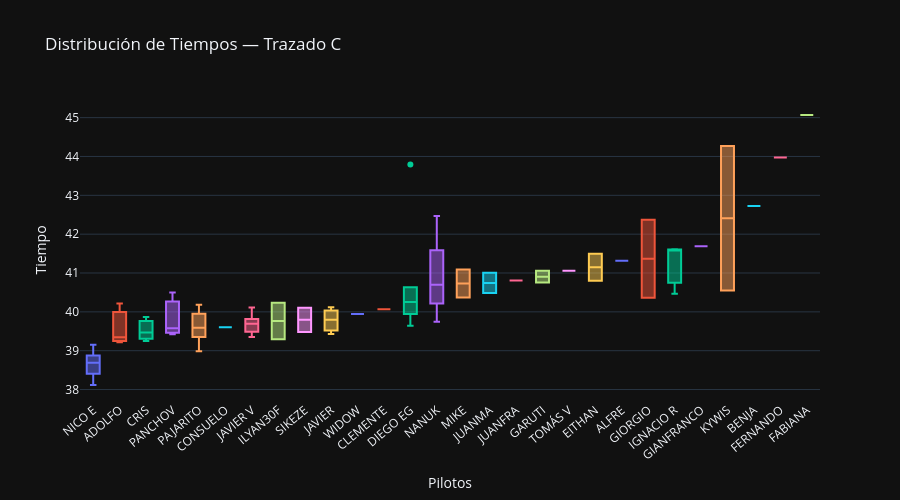

The notebook cell saved with this chart:
### Code cell
order_by_median = (
    df_long[df_long['Trazado'] == 'C']
    .groupby('Pilotos')['Tiempo'].median()
    .sort_values().index.tolist()
)

fig10 = px.box(
    df_long[df_long['Trazado'] == 'C'],
    x='Pilotos', y='Tiempo',
    category_orders={'Pilotos': order_by_median},
    color='Pilotos',
    title='Distribución de Tiempos — Trazado C',
    points='outliers'
)
fig10.update_layout(showlegend=False, xaxis_tickangle=-40, height=500)
fig10.show()

### Figure 1 — Plotly figure (JSON) as saved in the notebook; plotly's stock layout.template omitted (floating-point values rounded to 4 significant figures)
{"data": [{"alignmentgroup": "True", "boxpoints": "outliers", "hovertemplate": "Pilotos=%{x}<br>Tiempo=%{y}<extra></extra>", "legendgroup": "NICO E", "marker": {"color": "#636efa"}, "name": "NICO E", "notched": false, "offsetgroup": "NICO E", "orientation": "v", "showlegend": true, "type": "box", "x": ["NICO E", "NICO E", "NICO E", "NICO E", "NICO E", "NICO E", "NICO E"], "x0": " ", "xaxis": "x", "y": [38.12, 38.69, 38.92, 38.67, 38.31, 39.15, 38.76], "y0": " ", "yaxis": "y"}, {"alignmentgroup": "True", "boxpoints": "outliers", "hovertemplate": "Pilotos=%{x}<br>Tiempo=%{y}<extra></extra>", "legendgroup": "ADOLFO", "marker": {"color": "#EF553B"}, "name": "ADOLFO", "notched": false, "offsetgroup": "ADOLFO", "orientation": "v", "showlegend": true, "type": "box", "x": ["ADOLFO", "ADOLFO", "ADOLFO"], "x0": " ", "xaxis": "x", "y": [40.21, 39.22, 39.35], "y0": " ", "yaxis": "y"}, {"alignmentgroup": "True", "boxpoints": "outliers", "hovertemplate": "Pilotos=%{x}<br>Tiempo=%{y}<extra></extra>", "legendgroup": "CRIS", "marker": {"color": "#00cc96"}, "name": "CRIS", "notched": false, "offsetgroup": "CRIS", "orientation": "v", "showlegend": true, "type": "box", "x": ["CRIS", "CRIS", "CRIS"], "x0": " ", "xaxis": "x", "y": [39.25, 39.87, 39.47], "y0": " ", "yaxis": "y"}, {"alignmentgroup": "True", "boxpoints": "outliers", "hovertemplate": "Pilotos=%{x}<br>Tiempo=%{y}<extra></extra>", "legendgroup": "PANCHOV", "marker": {"color": "#ab63fa"}, "name": "PANCHOV", "notched": false, "offsetgroup": "PANCHOV", "orientation": "v", "showlegend": true, "type": "box", "x": ["PANCHOV", "PANCHOV", "PANCHOV"], "x0": " ", "xaxis": "x", "y": [40.5, 39.58, 39.42], "y0": " ", "yaxis": "y"}, {"alignmentgroup": "True", "boxpoints": "outliers", "hovertemplate": "Pilotos=%{x}<br>Tiempo=%{y}<extra></extra>", "legendgroup": "PAJARITO", "marker": {"color": "#FFA15A"}, "name": "PAJARITO", "notched": false, "offsetgroup": "PAJARITO", "orientation": "v", "showlegend": true, "type": "box", "x": ["PAJARITO", "PAJARITO", "PAJARITO", "PAJARITO", "PAJARITO", "PAJARITO"], "x0": " ", "xaxis": "x", "y": [39.57, 39.35, 40.18, 38.99, 39.95, 39.61], "y0": " ", "yaxis": "y"}, {"alignmentgroup": "True", "boxpoints": "outliers", "hovertemplate": "Pilotos=%{x}<br>Tiempo=%{y}<extra></extra>", "legendgroup": "CONSUELO", "marker": {"color": "#19d3f3"}, "name": "CONSUELO", "notched": false, "offsetgroup": "CONSUELO", "orientation": "v", "showlegend": true, "type": "box", "x": ["CONSUELO"], "x0": " ", "xaxis": "x", "y": [39.61], "y0": " ", "yaxis": "y"}, {"alignmentgroup": "True", "boxpoints": "outliers", "hovertemplate": "Pilotos=%{x}<br>Tiempo=%{y}<extra></extra>", "legendgroup": "JAVIER V", "marker": {"color": "#FF6692"}, "name": "JAVIER V", "notched": false, "offsetgroup": "JAVIER V", "orientation": "v", "showlegend": true, "type": "box", "x": ["JAVIER V", "JAVIER V", "JAVIER V", "JAVIER V", "JAVIER V", "JAVIER V"], "x0": " ", "xaxis": "x", "y": [39.82, 39.66, 39.72, 39.49, 39.35, 40.12], "y0": " ", "yaxis": "y"}, {"alignmentgroup": "True", "boxpoints": "outliers", "hovertemplate": "Pilotos=%{x}<br>Tiempo=%{y}<extra></extra>", "legendgroup": "ILYAN30F", "marker": {"color": "#B6E880"}, "name": "ILYAN30F", "notched": false, "offsetgroup": "ILYAN30F", "orientation": "v", "showlegend": true, "type": "box", "x": ["ILYAN30F", "ILYAN30F"], "x0": " ", "xaxis": "x", "y": [40.23, 39.3], "y0": " ", "yaxis": "y"}, {"alignmentgroup": "True", "boxpoints": "outliers", "hovertemplate": "Pilotos=%{x}<br>Tiempo=%{y}<extra></extra>", "legendgroup": "SIKEZE", "marker": {"color": "#FF97FF"}, "name": "SIKEZE", "notched": false, "offsetgroup": "SIKEZE", "orientation": "v", "showlegend": true, "type": "box", "x": ["SIKEZE", "SIKEZE"], "x0": " ", "xaxis": "x", "y": [40.11, 39.48], "y0": " ", "yaxis": "y"}, {"alignmentgroup": "True", "boxpoints": "outliers", "hovertemplate": "Pilotos=%{x}<br>Tiempo=%{y}<extra></extra>", "legendgroup": "JAVIER", "marker": {"color": "#FECB52"}, "name": "JAVIER", "notched": false, "offsetgroup": "JAVIER", "orientation": "v", "showlegend": true, "type": "box", "x": ["JAVIER", "JAVIER", "JAVIER"], "x0": " ", "xaxis": "x", "y": [40.12, 39.79, 39.43], "y0": " ", "yaxis": "y"}, {"alignmentgroup": "True", "boxpoints": "outliers", "hovertemplate": "Pilotos=%{x}<br>Tiempo=%{y}<extra></extra>", "legendgroup": "WIDOW", "marker": {"color": "#636efa"}, "name": "WIDOW", "notched": false, "offsetgroup": "WIDOW", "orientation": "v", "showlegend": true, "type": "box", "x": ["WIDOW"], "x0": " ", "xaxis": "x", "y": [39.94], "y0": " ", "yaxis": "y"}, {"alignmentgroup": "True", "boxpoints": "outliers", "hovertemplate": "Pilotos=%{x}<br>Tiempo=%{y}<extra></extra>", "legendgroup": "CLEMENTE", "marker": {"color": "#EF553B"}, "name": "CLEMENTE", "notched": false, "offsetgroup": "CLEMENTE", "orientation": "v", "showlegend": true, "type": "box", "x": ["CLEMENTE"], "x0": " ", "xaxis": "x", "y": [40.06], "y0": " ", "yaxis": "y"}, {"alignmentgroup": "True", "boxpoints": "outliers", "hovertemplate": "Pilotos=%{x}<br>Tiempo=%{y}<extra></extra>", "legendgroup": "DIEGO EG", "marker": {"color": "#00cc96"}, "name": "DIEGO EG", "notched": false, "offsetgroup": "DIEGO EG", "orientation": "v", "showlegend": true, "type": "box", "x": ["DIEGO EG", "DIEGO EG", "DIEGO EG", "DIEGO EG", "DIEGO EG", "DIEGO EG"], "x0": " ", "xaxis": "x", "y": [40.63, 39.95, 40.32, 40.19, 39.64, 43.79], "y0": " ", "yaxis": "y"}, {"alignmentgroup": "True", "boxpoints": "outliers", "hovertemplate": "Pilotos=%{x}<br>Tiempo=%{y}<extra></extra>", "legendgroup": "NANUK", "marker": {"color": "#ab63fa"}, "name": "NANUK", "notched": false, "offsetgroup": "NANUK", "orientation": "v", "showlegend": true, "type": "box", "x": ["NANUK", "NANUK", "NANUK", "NANUK"], "x0": " ", "xaxis": "x", "y": [42.47, 39.74, 40.71, 40.69], "y0": " ", "yaxis": "y"}, {"alignmentgroup": "True", "boxpoints": "outliers", "hovertemplate": "Pilotos=%{x}<br>Tiempo=%{y}<extra></extra>", "legendgroup": "MIKE", "marker": {"color": "#FFA15A"}, "name": "MIKE", "notched": false, "offsetgroup": "MIKE", "orientation": "v", "showlegend": true, "type": "box", "x": ["MIKE", "MIKE"], "x0": " ", "xaxis": "x", "y": [41.09, 40.37], "y0": " ", "yaxis": "y"}, {"alignmentgroup": "True", "boxpoints": "outliers", "hovertemplate": "Pilotos=%{x}<br>Tiempo=%{y}<extra></extra>", "legendgroup": "JUANMA", "marker": {"color": "#19d3f3"}, "name": "JUANMA", "notched": false, "offsetgroup": "JUANMA", "orientation": "v", "showlegend": true, "type": "box", "x": ["JUANMA", "JUANMA"], "x0": " ", "xaxis": "x", "y": [40.48, 41.01], "y0": " ", "yaxis": "y"}, {"alignmentgroup": "True", "boxpoints": "outliers", "hovertemplate": "Pilotos=%{x}<br>Tiempo=%{y}<extra></extra>", "legendgroup": "JUANFRA", "marker": {"color": "#FF6692"}, "name": "JUANFRA", "notched": false, "offsetgroup": "JUANFRA", "orientation": "v", "showlegend": true, "type": "box", "x": ["JUANFRA"], "x0": " ", "xaxis": "x", "y": [40.81], "y0": " ", "yaxis": "y"}, {"alignmentgroup": "True", "boxpoints": "outliers", "hovertemplate": "Pilotos=%{x}<br>Tiempo=%{y}<extra></extra>", "legendgroup": "GARUTI", "marker": {"color": "#B6E880"}, "name": "GARUTI", "notched": false, "offsetgroup": "GARUTI", "orientation": "v", "showlegend": true, "type": "box", "x": ["GARUTI", "GARUTI"], "x0": " ", "xaxis": "x", "y": [40.76, 41.06], "y0": " ", "yaxis": "y"}, {"alignmentgroup": "True", "boxpoints": "outliers", "hovertemplate": "Pilotos=%{x}<br>Tiempo=%{y}<extra></extra>", "legendgroup": "TOMÁS V", "marker": {"color": "#FF97FF"}, "name": "TOMÁS V", "notched": false, "offsetgroup": "TOMÁS V", "orientation": "v", "showlegend": true, "type": "box", "x": ["TOMÁS V"], "x0": " ", "xaxis": "x", "y": [41.06], "y0": " ", "yaxis": "y"}, {"alignmentgroup": "True", "boxpoints": "outliers", "hovertemplate": "Pilotos=%{x}<br>Tiempo=%{y}<extra></extra>", "legendgroup": "EITHAN", "marker": {"color": "#FECB52"}, "name": "EITHAN", "notched": false, "offsetgroup": "EITHAN", "orientation": "v", "showlegend": true, "type": "box", "x": ["EITHAN", "EITHAN"], "x0": " ", "xaxis": "x", "y": [41.49, 40.8], "y0": " ", "yaxis": "y"}, {"alignmentgroup": "True", "boxpoints": "outliers", "hovertemplate": "Pilotos=%{x}<br>Tiempo=%{y}<extra></extra>", "legendgroup": "ALFRE", "marker": {"color": "#636efa"}, "name": "ALFRE", "notched": false, "offsetgroup": "ALFRE", "orientation": "v", "showlegend": true, "type": "box", "x": ["ALFRE"], "x0": " ", "xaxis": "x", "y": [41.32], "y0": " ", "yaxis": "y"}, {"alignmentgroup": "True", "boxpoints": "outliers", "hovertemplate": "Pilotos=%{x}<br>Tiempo=%{y}<extra></extra>", "legendgroup": "GIORGIO", "marker": {"color": "#EF553B"}, "name": "GIORGIO", "notched": false, "offsetgroup": "GIORGIO", "orientation": "v", "showlegend": true, "type": "box", "x": ["GIORGIO", "GIORGIO"], "x0": " ", "xaxis": "x", "y": [40.36, 42.37], "y0": " ", "yaxis": "y"}, {"alignmentgroup": "True", "boxpoints": "outliers", "hovertemplate": "Pilotos=%{x}<br>Tiempo=%{y}<extra></extra>", "legendgroup": "IGNACIO R", "marker": {"color": "#00cc96"}, "name": "IGNACIO R", "notched": false, "offsetgroup": "IGNACIO R", "orientation": "v", "showlegend": true, "type": "box", "x": ["IGNACIO R", "IGNACIO R", "IGNACIO R"], "x0": " ", "xaxis": "x", "y": [40.47, 41.61, 41.59], "y0": " ", "yaxis": "y"}, {"alignmentgroup": "True", "boxpoints": "outliers", "hovertemplate": "Pilotos=%{x}<br>Tiempo=%{y}<extra></extra>", "legendgroup": "GIANFRANCO", "marker": {"color": "#ab63fa"}, "name": "GIANFRANCO", "notched": false, "offsetgroup": "GIANFRANCO", "orientation": "v", "showlegend": true, "type": "box", "x": ["GIANFRANCO"], "x0": " ", "xaxis": "x", "y": [41.69], "y0": " ", "yaxis": "y"}, {"alignmentgroup": "True", "boxpoints": "outliers", "hovertemplate": "Pilotos=%{x}<br>Tiempo=%{y}<extra></extra>", "legendgroup": "KYWIS", "marker": {"color": "#FFA15A"}, "name": "KYWIS", "notched": false, "offsetgroup": "KYWIS", "orientation": "v", "showlegend": true, "type": "box", "x": ["KYWIS", "KYWIS"], "x0": " ", "xaxis": "x", "y": [44.27, 40.55], "y0": " ", "yaxis": "y"}, {"alignmentgroup": "True", "boxpoints": "outliers", "hovertemplate": "Pilotos=%{x}<br>Tiempo=%{y}<extra></extra>", "legendgroup": "BENJA", "marker": {"color": "#19d3f3"}, "name": "BENJA", "notched": false, "offsetgroup": "BENJA", "orientation": "v", "showlegend": true, "type": "box", "x": ["BENJA"], "x0": " ", "xaxis": "x", "y": [42.73], "y0": " ", "yaxis": "y"}, {"alignmentgroup": "True", "boxpoints": "outliers", "hovertemplate": "Pilotos=%{x}<br>Tiempo=%{y}<extra></extra>", "legendgroup": "FERNANDO", "marker": {"color": "#FF6692"}, "name": "FERNANDO", "notched": false, "offsetgroup": "FERNANDO", "orientation": "v", "showlegend": true, "type": "box", "x": ["FERNANDO"], "x0": " ", "xaxis": "x", "y": [43.97], "y0": " ", "yaxis": "y"}, {"alignmentgroup": "True", "boxpoints": "outliers", "hovertemplate": "Pilotos=%{x}<br>Tiempo=%{y}<extra></extra>", "legendgroup": "FABIANA", "marker": {"color": "#B6E880"}, "name": "FABIANA", "notched": false, "offsetgroup": "FABIANA", "orientation": "v", "showlegend": true, "type": "box", "x": ["FABIANA"], "x0": " ", "xaxis": "x", "y": [45.07], "y0": " ", "yaxis": "y"}], "layout": {"boxmode": "overlay", "height": 500, "legend": {"title": {"text": "Pilotos"}, "tracegroupgap": 0}, "showlegend": false, "title": {"text": "Distribución de Tiempos — Trazado C"}, "xaxis": {"anchor": "y", "categoryarray": ["NICO E", "ADOLFO", "CRIS", "PANCHOV", "PAJARITO", "CONSUELO", "JAVIER V", "ILYAN30F", "SIKEZE", "JAVIER", "WIDOW", "CLEMENTE", "DIEGO EG", "NANUK", "MIKE", "JUANMA", "JUANFRA", "GARUTI", "TOMÁS V", "EITHAN", "ALFRE", "GIORGIO", "IGNACIO R", "GIANFRANCO", "KYWIS", "BENJA", "FERNANDO", "FABIANA"], "categoryorder": "array", "domain": [0, 1], "tickangle": -40, "title": {"text": "Pilotos"}}, "yaxis": {"anchor": "x", "domain": [0, 1], "title": {"text": "Tiempo"}}}}
